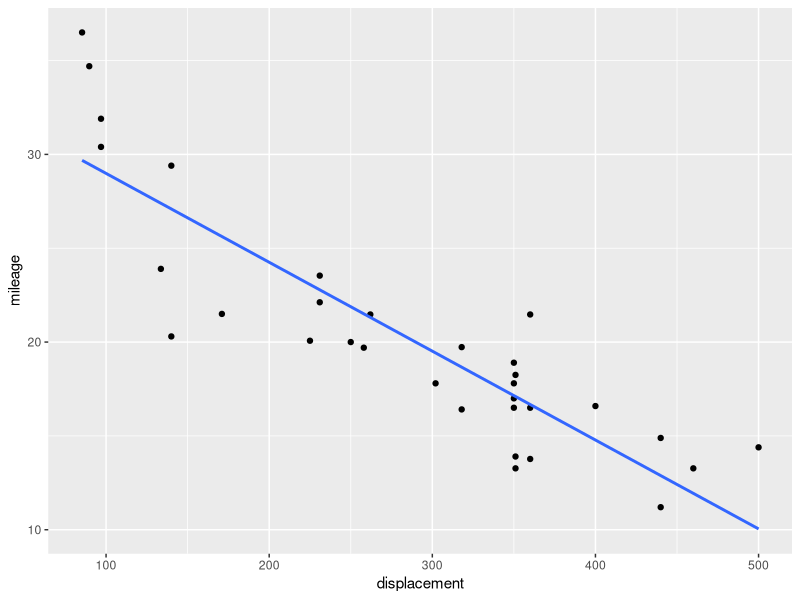
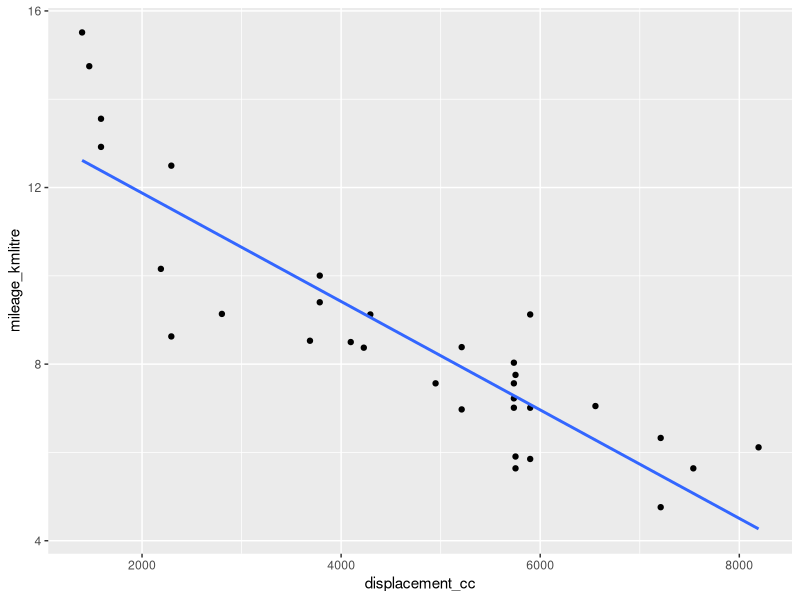
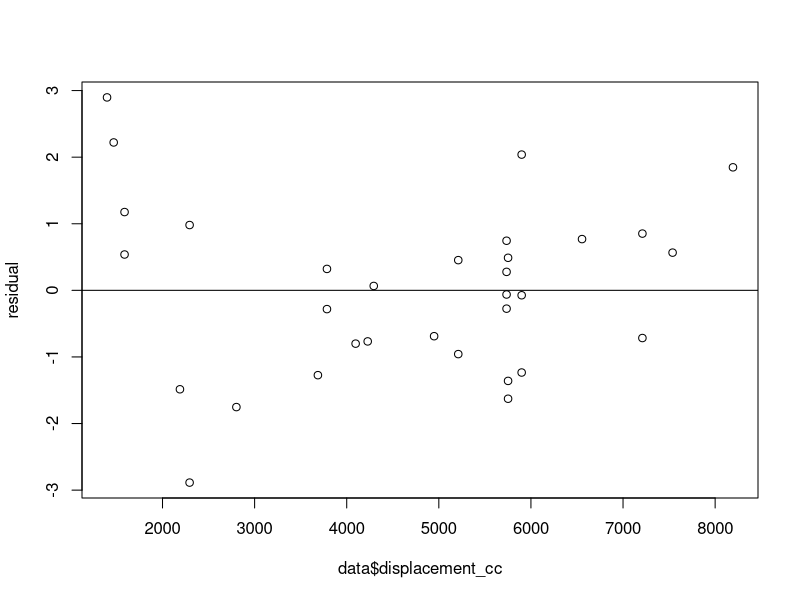

Recreate these plots in R, in order.

install.packages("tidyverse")
library(tidyverse)


data = read.csv("data-table-B3.csv")

#Q1.1 
# 12 variables in the data set 

#Q1.2 
# Mileage is the response variable while displacement is the regressor variable 
ggplot(data, aes(x=displacement, y=mileage)) +
       geom_point() +
       geom_smooth(method=lm, se=FALSE)


#Q1.3 
data = data %>% mutate(mileage_kmlitre = mileage*0.425 , 
                       displacement_cc = displacement*16.387)
ggplot(data, aes(x=displacement_cc, y=mileage_kmlitre)) +
  geom_point() +
  geom_smooth(method=lm, se=FALSE)
#pattern of variable did not change --> linear transformation will not affect pattern 

#Q1.4 
linear_model = lm(mileage_kmlitre ~ displacement_cc, data=data)
summary(linear_model)

COEF = coef(linear_model)
beta0 = COEF[1] 
beta0
beta1 = COEF[2]
beta1

#Q1.5 
x_bar = sum(data$displacement_cc)/ length(data$displacement_cc)
x_bar
y_bar = sum(data$mileage_kmlitre)/ length(data$mileage_kmlitre)
y_bar

sxx = 0
for (i in 1:length(data$displacement_cc)){
  sxx = sxx + (data$displacement_cc[i] - x_bar)^2
}
sxx 

sxy = 0 
for (i in 1:length(data$displacement_cc)){
  sxy = sxy + data$mileage_kmlitre[i]*(data$displacement_cc[i] - x_bar)
}
sxy
beta_1_hat = sxy/sxx
beta_1_hat

beta_0_hat = y_bar - (beta_1_hat*x_bar)
beta_0_hat


#Q1.6 
yhat = predict(linear_model)
yhat
residual = list()

for (i in 1:32){
  residual = append(residual, (data$mileage_kmlitre[i]-yhat[i]))
}
residual = data.frame(residual)
residual
sum(residual)

e_square = data.frame(residual^2)
sum(e_square)

#Q1.7
plot(y =residual, x = data$displacement_cc) +
  abline(h = 0)

#Q1.8
predict(linear_model, data.frame(displacement_cc = 1998))

#Q1.9 
predict(linear_model, data.frame(displacement_cc = 1991))

